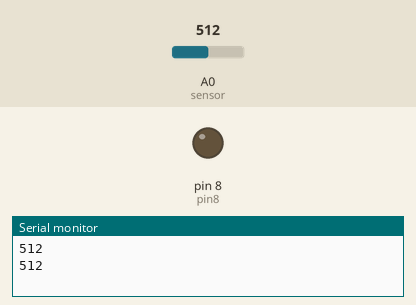
Recording of a sketch running on a simulated Arduino Uno, built with avr-gcc and run on an emulated ATmega328P. On the bench: output pins drawn as LEDs (lit = HIGH), the last lines printed to the serial monitor. Inputs (shaded band) come from the test bench; at power-on: A0 (sensor) = 512.

Above: at 1.8 s.
1.9 s: A0 (sensor) set to 882
3.4 s: A0 (sensor) set to 912
At 5.2 s:
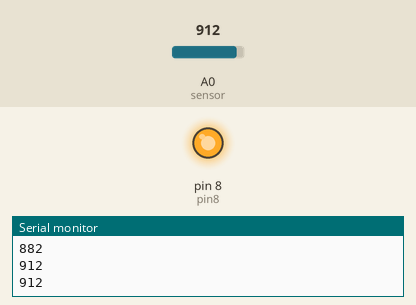
5.5 s: A0 (sensor) set to 900
At 6.9 s:
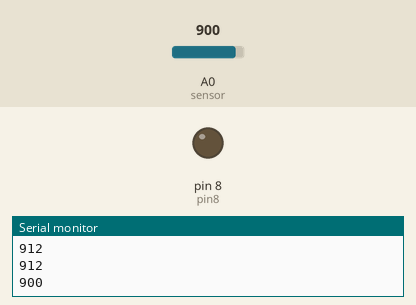
7.5 s: A0 (sensor) set to 1023
At 8.4 s:
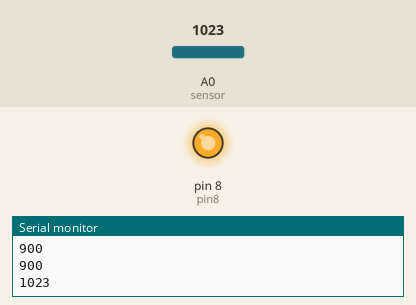
Timing chart, 0 to 10.5 s (numbered marks = the images above; inputs shaded):
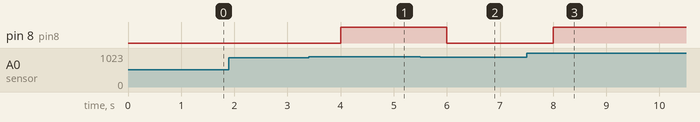

The sketch:

Gas_sensor_modified.ino
```cpp
// Digital pin 8 will be called 'pin8'
int pin8 = 8;
// Analog pin 0 will be called 'sensor'
int sensor = A0;
// Set the initial sensorValue to 0
int sensorValue = 0;

// The setup routine runs once when you press reset
void setup() {
  // Initialize the digital pin 8 as an output
  pinMode(pin8, OUTPUT);
  pinMode(sensor, INPUT);
  // Initialize serial communication at 9600 bits per second
  Serial.begin(9600);
}

// The loop routine runs over and over again forever
void loop() {
  // Read the input on analog pin 0 (named 'sensor')
  sensorValue = analogRead(sensor);
  // Print out the value you read
  Serial.println(sensorValue);
  // If sensorValue is greater than 900
  if (sensorValue > 900) {
    // Activate digital output pin 8 - the LED will light up
    digitalWrite(pin8, HIGH);
  }
  else {
    // Deactivate digital output pin 8 - the LED will not light up
    digitalWrite(pin8, LOW);
  }
delay(1000);
}
```

Measured:
- the behaviour switches between 900 and 901 on A0 (sensor) (found by bisection; images 0 and 1)
- after the input at 3.4 s, pin 8 (pin8): LOW → HIGH after 0.60 s
- after the input at 5.5 s, pin 8 (pin8): HIGH → LOW after 0.50 s
- after the input at 7.5 s, pin 8 (pin8): LOW → HIGH after 0.50 s
